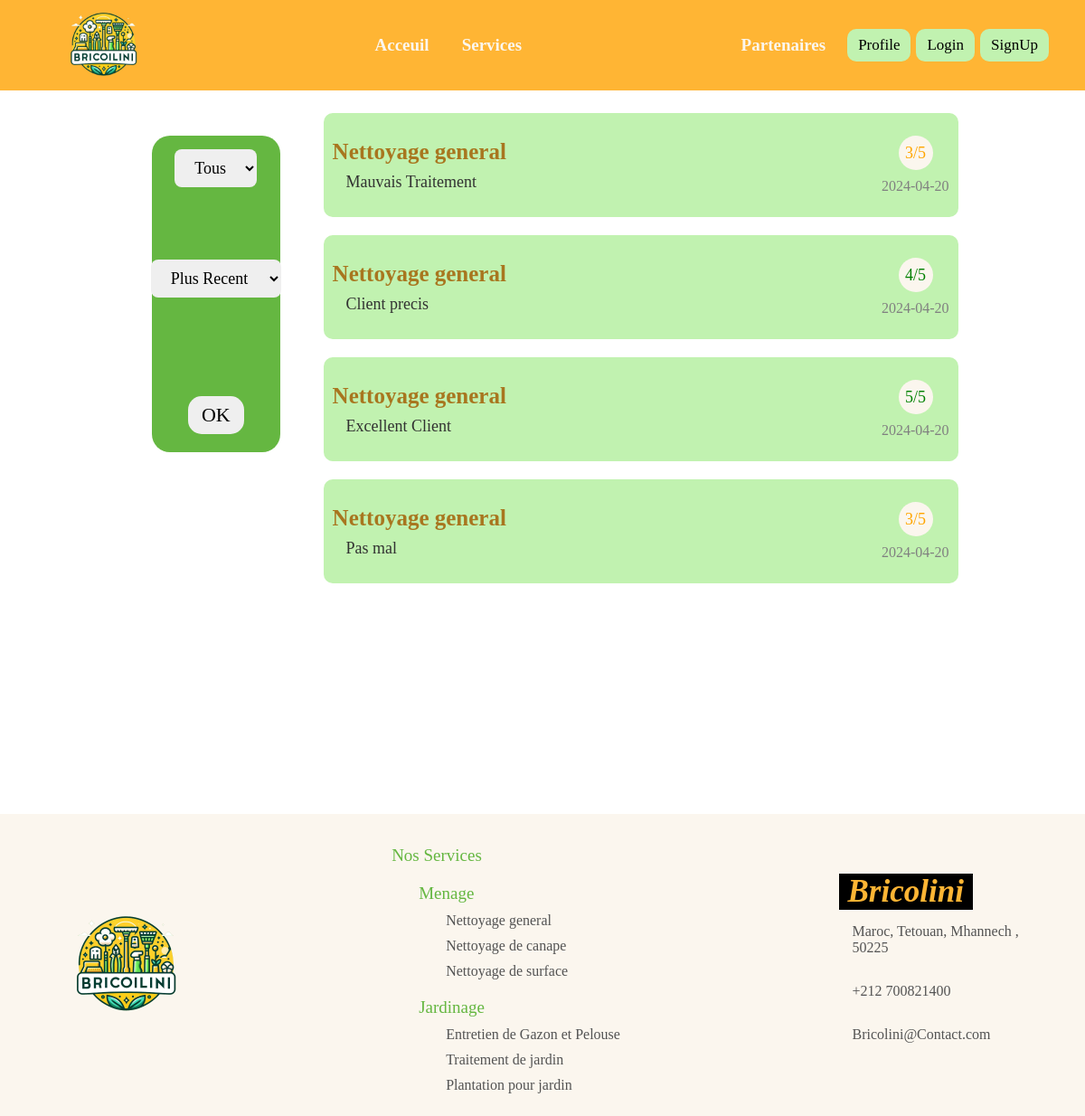
Page /Clients/getAllComments/0/DESC on the earlier database version.
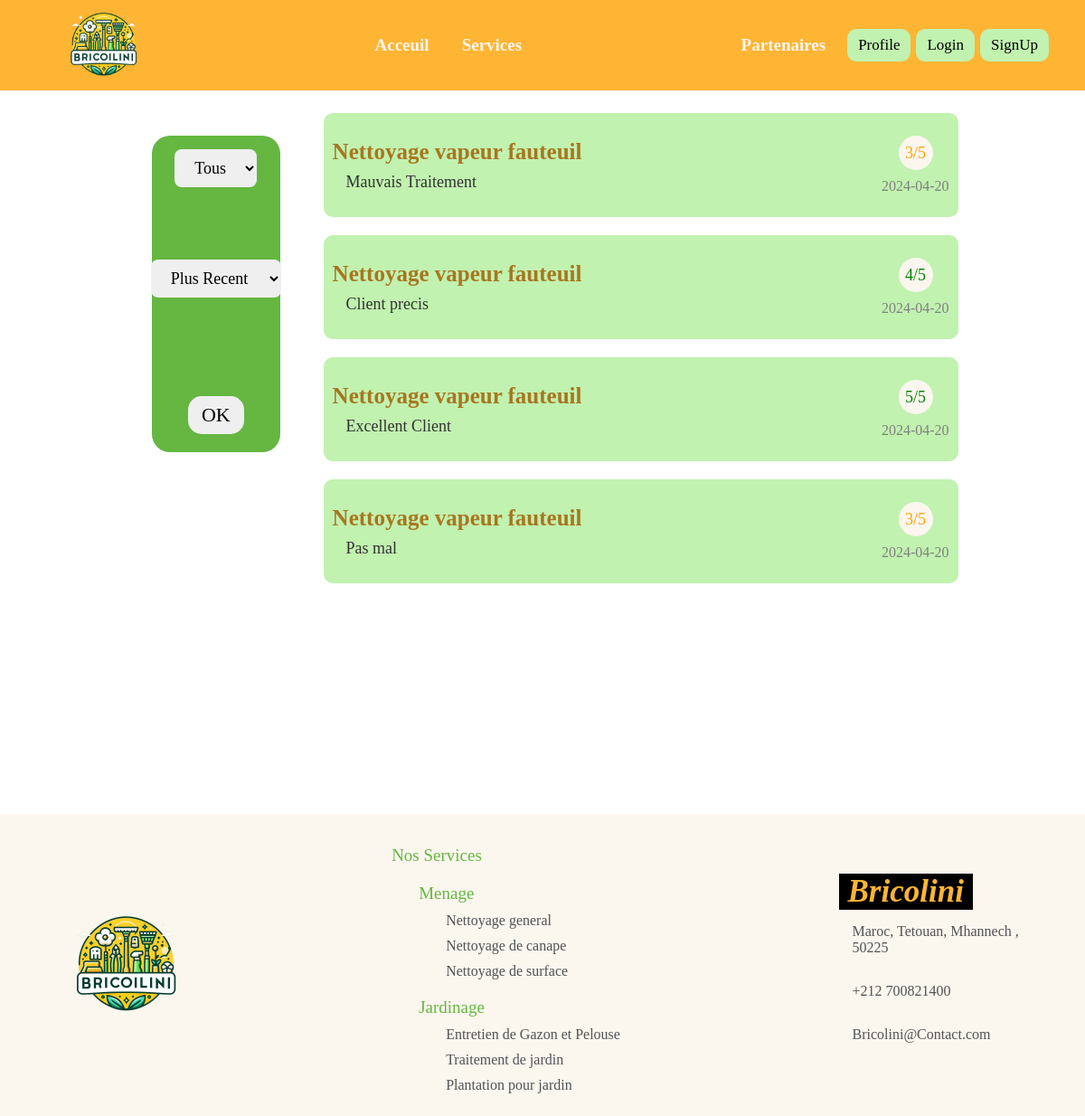
Same page on the later database version.
### tables this page shows
CREATE TABLE IF NOT EXISTS `services` (
  `id` int NOT NULL AUTO_INCREMENT,
  `Id_P` int DEFAULT NULL,
  `Nom` varchar(255) DEFAULT NULL,
  `Description` varchar(255) DEFAULT NULL,
  `Prix` float DEFAULT NULL,
  `Note` float DEFAULT NULL,
  `Nbr_commande` int DEFAULT NULL,
  `image` varchar(255) DEFAULT NULL,
  `categorie` varchar(50) DEFAULT NULL,
  `sousCategorie` varchar(255) DEFAULT NULL,
  PRIMARY KEY (`id`),
  KEY `Id_P` (`Id_P`)
);

CREATE TABLE IF NOT EXISTS `commentaire` (
  `id` int NOT NULL AUTO_INCREMENT,
  `message` varchar(255) DEFAULT NULL,
  `Rating` float DEFAULT NULL,
  `Date_post` date DEFAULT NULL,
  `publisher` varchar(255) DEFAULT NULL,
  `published` tinyint(1) DEFAULT NULL,
  `Id_R` int DEFAULT NULL,
  PRIMARY KEY (`id`),
  KEY `Id_R` (`Id_R`)
);

### Controllers/Controller.php (called while the page is built, shortened)
<?php
abstract class Controller
{
    public function loadView(string $view, array $data = [])
    {
        extract($data);
        require_once(ROOT . 'Views/' . strtolower(get_class($this)) . '/' . $view . '.php');
    }
}

### Controllers/Clients.php (called while the page is built, shortened)
<?php
class Clients extends Controller{
   public function getAllComments($rating,$sort){
      $profile=json_decode($this->Client->getComments(1,$rating,$sort));
      $this->loadView("commentaires",compact('profile'));
   }
}

### Models/Client.php (called while the page is built, shortened)
<?php
class Client extends Model{
    public function getComments(int $id,String $rating, String $sort){
        $objct=new stdClass();
        $sql="SELECT s.Nom, c.message, c.Rating, c.Date_post
                  FROM ((services s INNER JOIN reservation r ON s.id=r.Id_S) INNER JOIN commentaire c ON r.id=c.Id_R)
                  WHERE r.Id_C=".$id." AND c.published=1 AND c.publisher='partenaire'";
        $sql.=" ORDER BY c.id $sort";
        $query=self::$instance->prepare($sql);
        $query->execute();
        $objct->commentaire=$query->fetchAll();
        return json_encode($objct);
    }
}

### Views/Clients/commentaires.php (the view, shortened to what this page needs)
<!DOCTYPE html>
<html lang="en">
<head>
    <link rel="stylesheet" href="http://localhost/Bricolini/Views/public/style/Style.css">
    <link rel="stylesheet" href="http://localhost/Bricolini/Views/public/style/Client.css">
</head>
<body>
    <?php
        require("Views/Components/Nav.php");
    ?>
    <section class="sec">
        <div class="comments">
            <div class="search" style="color:#65B741">
                <div>
                    <select name="rating" id="rating">
                        <option value=0 default>Tous</option>
                    </select>
                </div>
                <div>
                    <select name="sort" id="sort">
                        <option value="DESC" default>Plus Recent</option>
                    </select>
                </div>
                <div>
                    <button onClick="getSearchparm2()">OK</button>
                </div>
            </div>
            <div class="commandesAll">
            <?php
                if(count($profile->commentaire)!=0){
                    foreach($profile->commentaire as $commentaire){
                        if($commentaire->Rating > 3){
                            $color="green";
                        }else if($commentaire->Rating=3){
                            $color="orange";
                        }else{
                            $color="red";
                        }
                        echo "
                        <div class='commentaireCard'>
                            <div class='mess'>
                                <h1>$commentaire->Nom</h1>
                                <p>$commentaire->message</p>
                            </div>
                            <div class='rat'>
                                <p class='note' style='color:$color'>$commentaire->Rating/5</p>
                                <p class='date'>$commentaire->Date_post</p>
                            </div>
                        </div> ";
                    }
                }else{
                    echo "<div></div><p class='err'>Pas De Commentaires</p>";
                }
                ?>
            </div>
        </div>
    </section>
    <?php
        require("Views/Components/Footer.php");
    ?>
</body>
</html>

### index.php (shortened to what this page needs)
<?php
require_once ROOT . 'Controllers/Controller.php';
$url = '';
if (isset($_GET['url'])) {
    $url = explode('/', $_GET['url']);
}
if ( $url[0] != '') {
    $controller = ucfirst($url[0]);
    if (file_exists(ROOT . 'Controllers/' . $controller . '.php')) {
        if (isset($url[1])) {
            $action = $url[1];
        } else {
            $action =  'index';
        }
        if (method_exists($controller, $action)) {
            $controller = new $controller;
            unset($url[0]);
            unset($url[1]);
            call_user_func_array([$controller, $action], $url);
        }
    } else {
        echo "not found";
    }
} else {
    require_once(ROOT . 'Controllers/Main.php');
    $controller = new Main();
    $controller->index();
}

### Views/Components/Nav.php
<nav>
    <div class="logoContainer">
        <img src="<?php echo "http://" . $_SERVER['SERVER_NAME'] ."/Bricolini/Views/public/images/logo.png"; ?>" />
    </div>
    <div class="routes">
        <ul>
            <a href=""><li>Acceuil</li></a>
            <a href=""><li>Services</li></a>
        </ul>
    </div>
    <div class="auth">
        <a href=""><span>Partenaires</span></a>
        <a href="http://localhost/Bricolini/Clients"><button>Profile</button></a>
        <a href=""><button>Login</button></a>
        <a href="http://localhost/Bricolini/Authentification/showSignupForm"><button>SignUp</button></a>
    </div>
</nav>

### Views/Components/Footer.php
<footer>
    <div class="logoHolder">
        <div>
            <img src="<?php echo "http://".$_SERVER['SERVER_NAME']."/Bricolini/Views/public/images/logo.png";?>">
        </div>
    </div>
    <div class="middle">
        <ul class="mainList">
            <li class="title">Nos Services</li>
            <li>
                <ul class="subList">
                    <li class="title">Menage</li>
                    <li><a>Nettoyage general</a></li>
                    <li><a>Nettoyage de canape</a></li>
                    <li><a>Nettoyage de surface</a></li>
                </ul>
            </li>
            <li>
                <ul class="subList">
                    <li class="title">Jardinage</li>
                    <li><a>Entretien de Gazon et Pelouse</a></li>
                    <li><a>Traitement de jardin</a></li>
                    <li><a>Plantation pour jardin</a></li>
                </ul>
            </li>
        </ul>
    </div>
    <div class="end">
        <div>
            <h1>Bricolini</h1>
            <p><i class="fa-solid fa-location-dot"></i> Maroc, Tetouan, Mhannech , 50225 </p>
            <p><i class="fa-solid fa-phone"></i> +212 700821400</p>
            <p><i class="fa-solid fa-envelope"></i> Bricolini@Contact.com</p>
        </div>
    </div>
</footer>

### Views/public/style/Style.css (style rules this page uses)
* { margin: 0; padding: 0; box-sizing: border-box; }
:root { --orange:#FFB534; --white:#FBF6EE; --lightGreen:#C1F2B0; --green:#65B741; --fontSmall:'Trebuchet MS'; --fontBig:'Franklin Gothic Medium'; }
nav { background-color: var(--orange); padding: 0px 40px; display: flex; align-items: center; justify-content: space-between; }
nav .logoContainer { width: 150px; height: 100px; }
nav .logoContainer img { width: 100%; height: 100%; object-fit: contain; }
nav ul { list-style: none; }
nav li, span { padding-inline: 18px; font-family: var(--fontSmall); float: left; color:var(--white); font-size: 19px; font-weight: bold; }
nav .auth { display: flex; align-items: center; justify-content: space-between; width: 32%; }
nav button { background-color: var(--lightGreen); color: black; font-family: var(--fontBig); border: none; border-radius: 10px; padding: 8px 12px; font-size: 17px; cursor: pointer; }
footer { display: grid; grid-template-columns: 20% 55% 20%; grid-template-rows: auto; gap: 20px; padding: 25px; background-color: var(--white); }
footer .logoHolder { position: relative; }
footer .logoHolder div { width: 150px; height: 150px; position: absolute; top: 50%; left: 50%; transform: translate(-50%,-50%); }
footer .logoHolder img { width: 100%; height: 100%; object-fit: cover; }
footer .middle { padding-left: 25%; }
footer ul { list-style: none; }
footer li { padding-top: 10px; font-family: var(--fontSmall); font-size: 16px; }
footer .mainList .title { font-size: 19px; font-family: var(--fontBig); color: var(--green); }
footer .mainList :not(.title) { margin-left: 15px; color: rgb(83, 83, 83); }
.sec { min-height: 100vh; padding-bottom: 25px; }
footer .end { position: relative; font-family: var(--fontBig); font-size: 16px; }
footer .end div { width: 100%; position: absolute; top: 50%; left: 50%; transform: translate(-50%,-50%); }
footer .end h1 { background-color: black; width: fit-content; padding-inline: 10px; font-size: 35px; font-style: italic; color: var(--orange); font-weight: bold; }
footer .end p { padding: 15px; color: rgb(83, 83, 83); }

### Views/public/style/Client.css (style rules this page uses)
.sec { overflow-y: hidden; }
:root { --orange:#FFB534; --white:#FBF6EE; --lightGreen:#C1F2B0; --green:#65B741; --fontSmall:'Trebuchet MS'; --fontBig:'Franklin Gothic Medium'; }
.commentaireCard { flex: 0 0 350px; background-color: var(--lightGreen); border-radius: 10px; padding: 10px; padding-top: 25px; padding-bottom: 25px; display: flex; align-items: center; justify-content: space-between; }
.commentaireCard h1 { color: #a8761f; margin-bottom: 9px; font-size: 25px; }
.commentaireCard .mess p { padding-left: 15px; color: rgb(50, 50, 50); font-family: var(--fontSmall); font-size: 18px; }
.commentaireCard .rat .note { font-family: var(--fontBig); font-size: 18px; text-align: end; margin-bottom: 9px; color: #FFB534; background-color: #FBF6EE; display: flex; align-items: center; justify-content: space-around; width: 38px; height: 38px; border-radius: 50%; margin-left: 25%; }
.commentaireCard .rat .date { font-family: var(--fontSmall); color: gray; }
.search { width: 60%; margin-left: 20%; margin-top: 25px; background-color: var(--orange); padding: 15px; padding-inline: 35px; border-radius: 20px; display: flex; align-items: center; justify-content: space-between; }
.search select { padding: 10px 18px; border: none; border-radius: 8px; font-family: var(--fontSmall); font-size: 20px; }
.search button { padding: 8px 15px; font-family: var(--fontBig); font-size: 22px; border: none; border-radius: 15px; cursor: pointer; }
.comments { margin-top: 25px; display: grid; grid-template-columns: 22% 65%; grid-template-rows: auto; margin-left: 10%; }
.comments .search { flex-direction: column; padding-inline: 25px; padding-bottom: 20px; height: 350px; background-color: var(--green); }
.comments .search select { margin-top: 0px; margin-bottom: 25px; font-size: 18px; }
.comments .search button { margin-top: 30px; }
.comments .commentaireCard { margin-bottom: 20px; }

Differences in the rows shown:
changed services "Mauvais Traitement": Nom "Nettoyage general" → "Nettoyage vapeur fauteuil"
